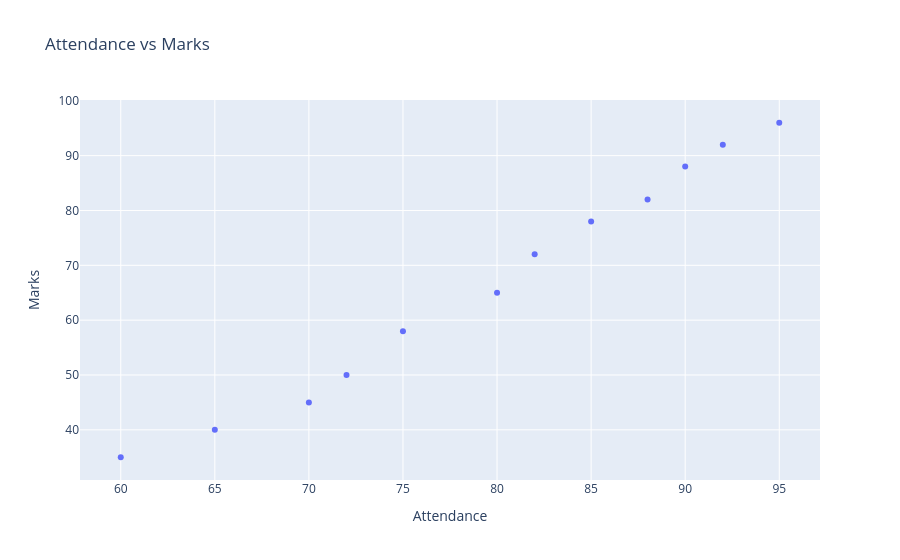

Notebook code for this chart:
### Code cell
#  Plot 2
# Attendance vs Marks

fig2 = px.scatter(
    df,
    x="Attendance",
    y="Marks",
    hover_data=["Study_Hours", "Assignments"],
    title="Attendance vs Marks"
)

fig2.show()

fig2.write_image("plot2.png")

### Figure 1 — Plotly figure (JSON) as saved in the notebook; plotly's stock layout.template omitted (floating-point values rounded to 4 significant figures)
{"data": [{"customdata": [[1, 2], [2, 3], [3, 4], [4, 5], [5, 5], [6, 6], [7, 7], [8, 7], [9, 8], [10, 8], [11, 9], [12, 10]], "hovertemplate": "Attendance=%{x}<br>Marks=%{y}<br>Study_Hours=%{customdata[0]}<br>Assignments=%{customdata[1]}<extra></extra>", "legendgroup": "", "marker": {"color": "#636efa", "symbol": "circle"}, "mode": "markers", "name": "", "orientation": "v", "showlegend": false, "type": "scatter", "x": [60, 65, 70, 72, 75, 80, 82, 85, 88, 90, 92, 95], "xaxis": "x", "y": [35, 40, 45, 50, 58, 65, 72, 78, 82, 88, 92, 96], "yaxis": "y"}], "layout": {"legend": {"tracegroupgap": 0}, "title": {"text": "Attendance vs Marks"}, "xaxis": {"anchor": "y", "domain": [0, 1], "title": {"text": "Attendance"}}, "yaxis": {"anchor": "x", "domain": [0, 1], "title": {"text": "Marks"}}}}
